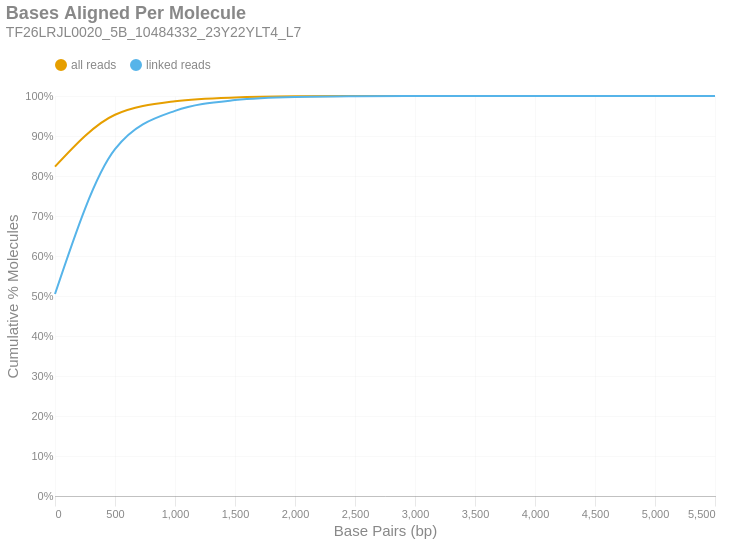

Notebook code for this chart:
### Markdown cell above
### Bases Aligned Per Molecule
This is a cumulative frequency distribution showing the number of base pairs aligned per unique molecule. These data are shown in 500 bp bins. There are two distributions: one with `all reads` (yellow) and another with only `linked reads` (blue). The percent of molecules in the `linked reads` distribution is relative to the total number of linked molecules.

### Code cell
if SKIPLR:
    print_html(f"Skipped")
else:
    binned_df = consolidated_hist(valids['aligned_bp'], mask, 500, True)
    with SafeRender(binned_df):
        (
            density_plot(binned_df, 'Bases Aligned Per Molecule', samplename, 'basesper')
            .encode(
                x=alt.X('bin:Q', title="Base Pairs (bp)").axis(tickMinStep=500).scale(padding=0),
                y=alt.Y('value:Q', title='Cumulative % Molecules')
                    .axis(format='%')
                    .scale(domain = [0,1])
                    .stack(False),
                color=alt.Color("key:N").scale(domain = ["all reads", "linked reads"]),
                tooltip = [
                    alt.Tooltip("key:N", title = "Data Type"),
                    alt.Tooltip("range_label:N", title="Bases Aligned Per Molecule"),
                    alt.Tooltip("value:Q", format = ".2%", title="% Molecules (Cum.)")
                ]
            )
        ).display()

### Figure 1 — Vega-Lite specification as saved in the notebook (floating-point values rounded to 4 significant figures)
{"width": "container", "height": 400, "config": {"title": {"anchor": "start", "dy": -15, "fontSize": 18, "color": "#888888", "subtitleColor": "#888888", "subtitleFontSize": 14}, "arc": {"fill": "#0072B2"}, "axis": {"domainColor": "#888888", "domainWidth": 0.5, "gridWidth": 0.2, "grid": false, "titleFontWeight": 400, "titleFontSize": 15, "labelFontSize": 11, "labelColor": "#888888", "tickColor": "#888888", "tickWidth": 0.2, "titleColor": "#888888"}, "axisBand": {"grid": false}, "axisX": {"grid": true, "tickSize": 10, "domainCap": "round"}, "axisY": {"domain": false, "grid": true, "tickSize": 0, "domainCap": "round"}, "background": "transparent", "header": {"labelFontSize": 15, "labelColor": "#888888", "titleFontSize": 15, "titleFontWeight": 600, "titleColor": "#888888"}, "legend": {"labelFont": "sans-serif", "labelFontSize": 12, "labelColor": "#888888", "symbolSize": 100, "symbolType": "circle", "titleFontSize": 12, "titlePadding": 10, "titleColor": "#888888", "title": null, "orient": "top"}, "range": {"category": ["#E69F00", "#56B4E9", "#009E73", "#F0E442", "#0072B2", "#D55E00", "#CC79A7", "#000000"], "diverging": ["#cfe8f3", "#a2d4ec", "#73bfe2", "#46abdb", "#1696d2", "#12719e"]}, "area": {"fill": "#0072B2", "fillOpacity": 0.7, "line": true, "strokeOpacity": 0.7}, "line": {"color": "#0072B2", "stroke": "#0072B2", "strokeWidth": 2}, "trail": {"color": "#0072B2", "stroke": "#0072B2", "strokeWidth": 0, "size": 1}, "point": {"filled": true, "fillOpacity": 1.0, "size": 95}, "text": {"color": "#888888", "fontSize": 11, "align": "right", "fontWeight": 400, "size": 11}, "bar": {"fill": "#0072B2", "stroke": null}, "view": {"stroke": null, "continuousWidth": 660, "continuousHeight": 400}}, "data": {"name": "data-888aa860e25c9fb854d052e2b5b24842"}, "mark": {"type": "line", "interpolate": "monotone", "point": {"opacity": 0, "size": 275}}, "encoding": {"color": {"field": "key", "scale": {"domain": ["all reads", "linked reads"]}, "type": "nominal"}, "tooltip": [{"field": "key", "title": "Data Type", "type": "nominal"}, {"field": "range_label", "title": "Bases Aligned Per Molecule", "type": "nominal"}, {"field": "value", "format": ".2%", "title": "% Molecules (Cum.)", "type": "quantitative"}], "x": {"axis": {"tickMinStep": 500}, "field": "bin", "scale": {"padding": 0}, "title": "Base Pairs (bp)", "type": "quantitative"}, "y": {"axis": {"format": "%"}, "field": "value", "scale": {"domain": [0, 1]}, "stack": false, "title": "Cumulative % Molecules", "type": "quantitative"}}, "params": [{"name": "param_c36ac31b6afebe62", "select": {"type": "point", "fields": ["key"]}, "bind": "legend"}], "title": {"text": "Bases Aligned Per Molecule", "subtitle": "TF26LRJL0020_5B_10484332_23Y22YLT4_L7"}, "transform": [{"fold": ["all reads (cumsum)", "linked reads (cumsum)"]}, {"calculate": "replace(datum.key, ' (cumsum)', '')", "as": "key"}, {"filter": {"param": "param_c36ac31b6afebe62"}}], "usermeta": {"embedOptions": {"downloadFileName": "TF26LRJL0020_5B_10484332_23Y22YLT4_L7.basesper"}}, "$schema": "https://vega.github.io/schema/vega-lite/v6.4.1.json", "datasets": {"data-888aa860e25c9fb854d052e2b5b24842": [{"bin": "0.0", "interval": "0.0-500.0", "all reads": 0.8233, "linked reads": 0.505, "all reads (cumsum)": 0.8233, "linked reads (cumsum)": 0.505, "range_label": "0-499"}, {"bin": "500.0", "interval": "500.0-1000.0", "all reads": 0.1298, "linked reads": 0.3621, "all reads (cumsum)": 0.9531, "linked reads (cumsum)": 0.867, "range_label": "500-999"}, {"bin": "1000.0", "interval": "1000.0-1500.0", "all reads": 0.03379, "linked reads": 0.09579, "all reads (cumsum)": 0.9869, "linked reads (cumsum)": 0.9628, "range_label": "1000-1499"}, {"bin": "1500.0", "interval": "1500.0-2000.0", "all reads": 0.009473, "linked reads": 0.02689, "all reads (cumsum)": 0.9964, "linked reads (cumsum)": 0.9897, "range_label": "1500-1999"}, {"bin": "2000.0", "interval": "2000.0-2500.0", "all reads": 0.002719, "linked reads": 0.007717, "all reads (cumsum)": 0.9991, "linked reads (cumsum)": 0.9974, "range_label": "2000-2499"}, {"bin": "2500.0", "interval": "2500.0-3000.0", "all reads": 0.0006277, "linked reads": 0.001782, "all reads (cumsum)": 0.9997, "linked reads (cumsum)": 0.9992, "range_label": "2500-2999"}, {"bin": "3000.0", "interval": "3000.0-3500.0", "all reads": 0.0001855, "linked reads": 0.0005266, "all reads (cumsum)": 0.9999, "linked reads (cumsum)": 0.9997, "range_label": "3000-3499"}, {"bin": "3500.0", "interval": "3500.0-4000.0", "all reads": 5.936e-05, "linked reads": 0.0001685, "all reads (cumsum)": 1.0, "linked reads (cumsum)": 0.9999, "range_label": "3500-3999"}, {"bin": "4000.0", "interval": "4000.0-4500.0", "all reads": 2.182e-05, "linked reads": 6.196e-05, "all reads (cumsum)": 1.0, "linked reads (cumsum)": 1.0, "range_label": "4000-4499"}, {"bin": "4500.0", "interval": "4500.0-5000.0", "all reads": 4.801e-06, "linked reads": 1.363e-05, "all reads (cumsum)": 1.0, "linked reads (cumsum)": 1.0, "range_label": "4500-4999"}, {"bin": "5000.0", "interval": "5000.0-5500.0", "all reads": 1.309e-06, "linked reads": 3.717e-06, "all reads (cumsum)": 1.0, "linked reads (cumsum)": 1.0, "range_label": "5000-5499"}, {"bin": "5500.0", "interval": "5500.0-6000.0", "all reads": 1.309e-06, "linked reads": 3.717e-06, "all reads (cumsum)": 1.0, "linked reads (cumsum)": 1.0, "range_label": "5500-5999"}]}}
